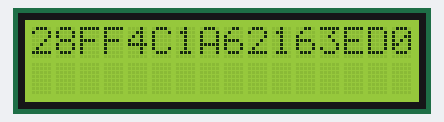
Bench run of a sketch on a simulated Arduino Uno, built with avr-gcc and run on an emulated ATmega328P. On the bench: 16×2 character LCD. What the sketch prints to the serial monitor is not drawn.

Above: at 0.1 s.
At 1.1 s:
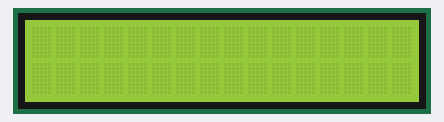

Measured:
- what the display in image 1 shows lasts 1.0 s, from 1.1 s to 2.1 s

The sketch:

ibutton_reader_lcd_serial_4k.ino
```cpp
#include <LiquidCrystal.h>
#include <OneWire.h>


OneWire  ds(12);
LiquidCrystal lcd(7,6,5,4,3,2);
byte addr[12];
String keyStatus="";


void setup(void) {
  Serial.begin(115200);
   //Serial.begin(9600);
  lcd.begin(16,2);
}


void loop(void) {
  getKeyCode();
  lcd.clear();
  if(keyStatus=="ok"){
      byte i;
      for( i = 0; i < 12 ; i++) {
           //lcd.print(":");
           lcd.print(addr[i], HEX);
           Serial.print(addr[i], HEX);
      }
      Serial.print("\n");
  }
  else if (keyStatus!="") {
    lcd.print(keyStatus);
    Serial.print(keyStatus);
    }

  delay(1000);
}


void getKeyCode(){
  byte present = 0;
  byte data[12];
  keyStatus="";

  if ( !ds.search(addr)) {
      ds.reset_search();
      return;
  }


  if ( OneWire::crc8( addr, 7) != addr[7]) {
      keyStatus="CRC invalid";
      return;
  }

  /*
  if ( addr[0] != 0x01 && addr[0] != 0x81 ) {
      keyStatus="not DS1990(A)";
      return;
  }*/
  keyStatus="ok";

  //ds.reset();
}
```
